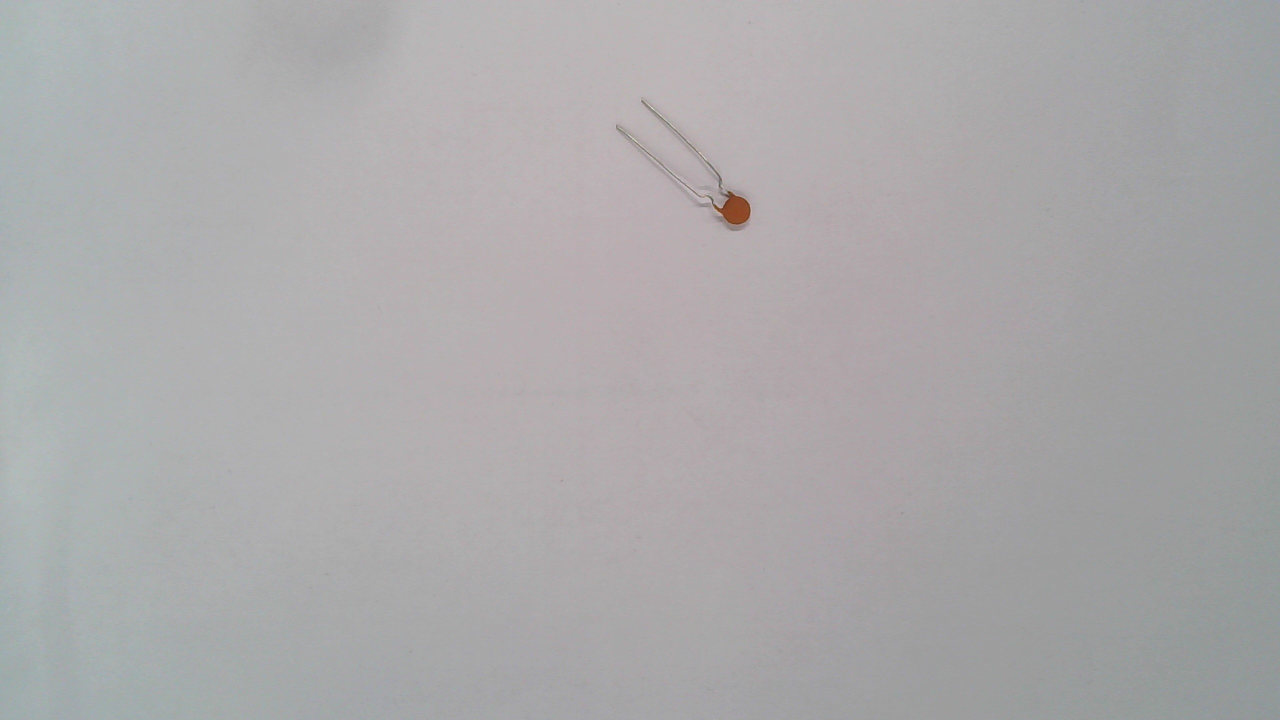
#> input picture датасет/Оранжевый/WIN_20251105_15_50_05_Pro.jpg, 2560 x 1440 px, found by its file name (shown at 1/2 size)
$ python centers.py
#> lines starting #> are read from the running program, lines starting #| are printed output that depends on the picture; after the words box and inside, x2 and y2 are one past the last pixel; in counts of white or black regions, pixels touching at a corner belong together
import cv2
import numpy as np
import os


def process_image(image_path, output_folder):
#> called with image_path = 'датасет/0/WIN_20251105_15_50_05_Pro.jpg', output_folder = 'output_parts'
    img = cv2.imread(image_path)
#> img is the input picture: shape (1440, 2560, 3); mean B, G, R 170.8, 169.5, 171
    if img is None:
        return

    lab = cv2.cvtColor(img, cv2.COLOR_BGR2LAB)
#> lab: shape (1440, 2560, 3); mean of channels 0, 1, 2 177.6, 128.8, 127.6
    l_channel, a_channel, b_channel = cv2.split(lab)
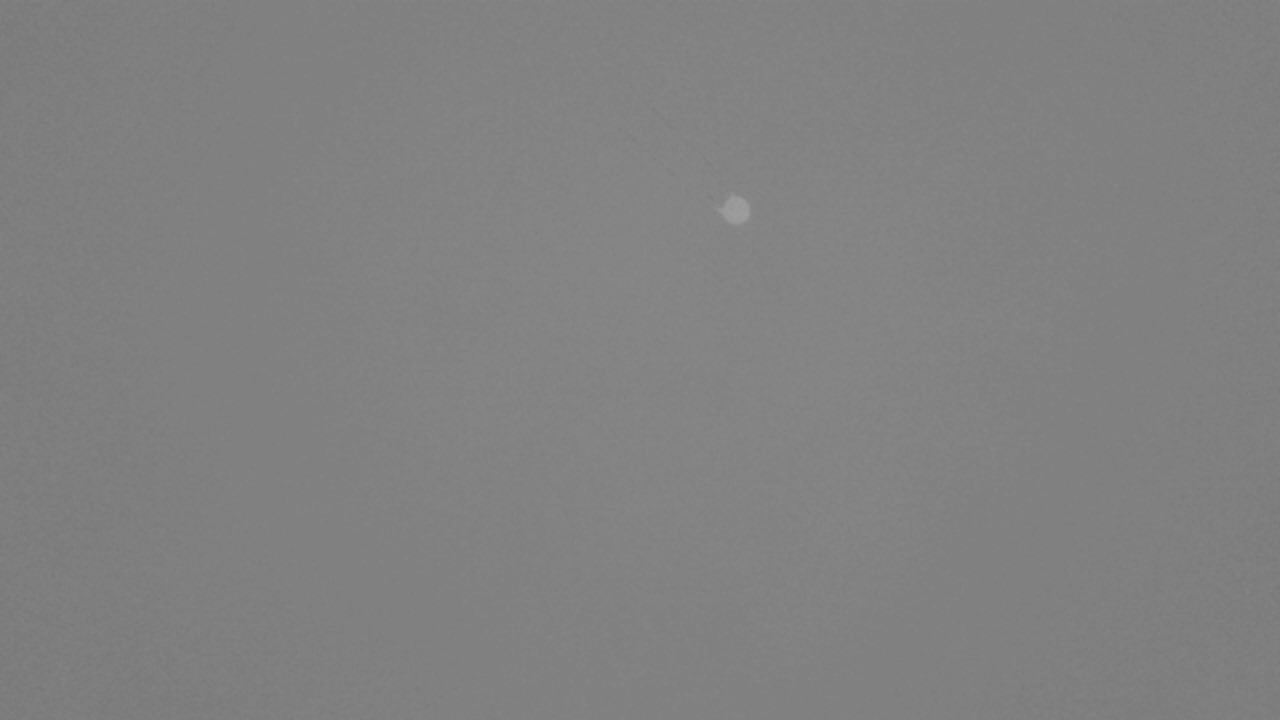
#> a_channel: shape (1440, 2560) (shown at 1/2 size); min 119, max 159, mean 128.8

    mean_a = np.mean(a_channel)
#> mean_a = 128.8
    mean_b = np.mean(b_channel)
#> mean_b = 127.6

    color_distance = np.sqrt((a_channel - mean_a) ** 2 + (b_channel - mean_b) ** 2)
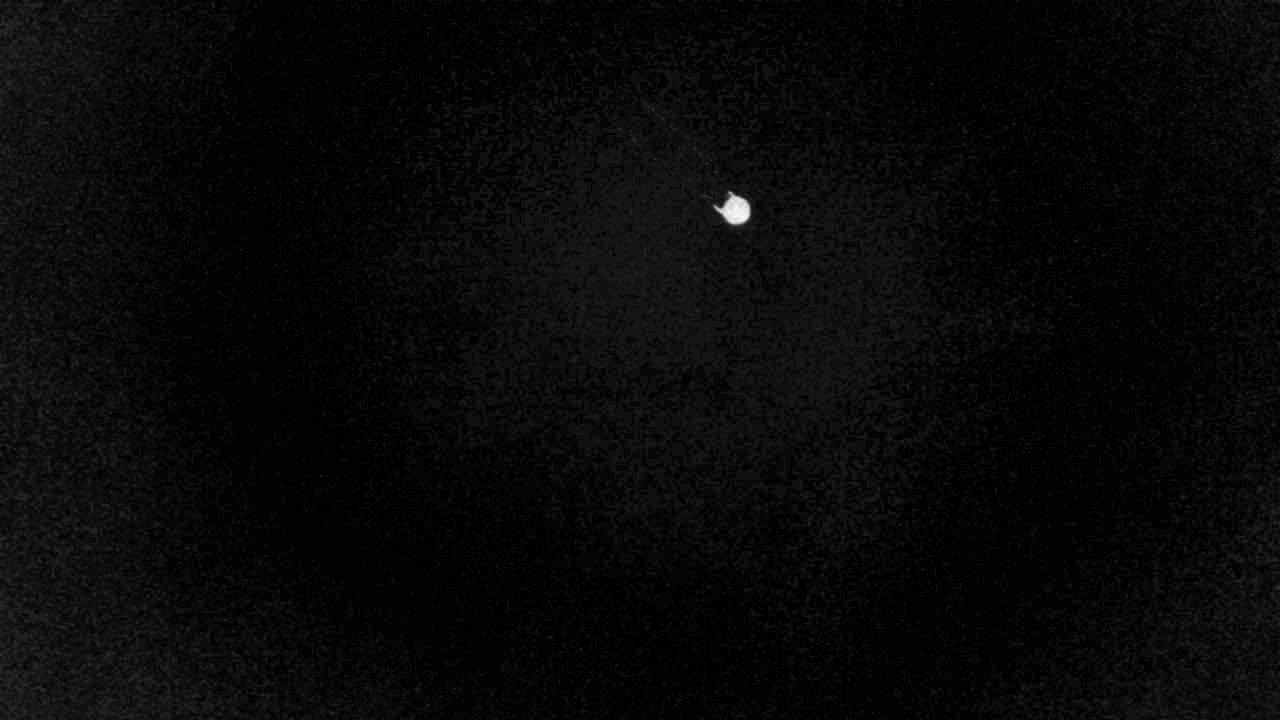
#> color_distance: shape (1440, 2560) float64 (shown at 1/2 size); min 0.432, max 44.47, mean 1.9; drawn with min black and max white

    _, mask = cv2.threshold(color_distance.astype(np.uint8), 15, 255, cv2.THRESH_BINARY)
#> mask: shape (1440, 2560); 0.08% white; 1 white region, box (x1, y1, x2, y2) and area: (1428, 383, 1501, 450) 2868

    kernel = np.ones((3, 3), np.uint8)
    mask = cv2.morphologyEx(mask, cv2.MORPH_OPEN, kernel)
#> mask: shape (1440, 2560); 0.08% white; 1 white region
    mask = cv2.morphologyEx(mask, cv2.MORPH_CLOSE, kernel)

    contours, _ = cv2.findContours(mask, cv2.RETR_EXTERNAL, cv2.CHAIN_APPROX_SIMPLE)
#> contours = 1 contour; box (x1, y1, x2, y2) and area: (1428, 383, 1501, 450) 2763

    min_contour_area = 50
    filtered_contours = [cnt for cnt in contours if cv2.contourArea(cnt) > min_contour_area]
#> filtered_contours has the same summary as contours

    os.makedirs(output_folder, exist_ok=True)

    for i, cnt in enumerate(filtered_contours):
        M = cv2.moments(cnt)
        if M['m00'] == 0:
            continue

        cx = int(M['m10'] / M['m00'])
        cy = int(M['m01'] / M['m00'])

        x1 = max(cx - 70, 0)
        y1 = max(cy - 70, 0)
        x2 = min(cx + 70, img.shape[1])
        y2 = min(cy + 70, img.shape[0])

        cropped = img[y1:y2, x1:x2]

        if cropped.size == 0:
            continue

        cropped = cv2.resize(cropped, (70, 70))
        resized = cv2.resize(cropped, (40, 40), interpolation=cv2.INTER_AREA)

        cv2.imwrite(f'{output_folder}/part_{i:03d}.png', resized)
#> this loop made 1 pass
#> (cx, cy, x1, y1, x2, y2) on pass 1: (1470, 419, 1400, 349, 1540, 489)
#> pass 1, in process_image, `cropped = img[y1:y2, x1:x2]`:
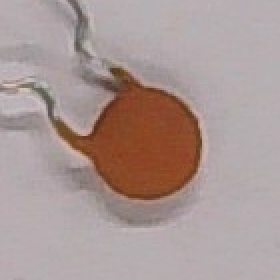
#> cropped: shape (140, 140, 3) (shown 2 times larger); mean B, G, R 149.4, 152.1, 169.7
#> pass 1, in process_image, `resized = cv2.resize(cropped, (40, 40), interpolation=cv2.INTER_AREA)`:
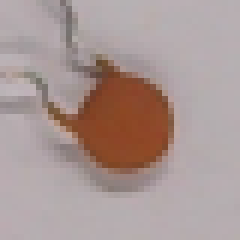
#> resized: shape (40, 40, 3) (shown 6 times larger); mean B, G, R 149.5, 152.3, 169.8

if __name__ == "__main__":
    process_image("датасет/0/WIN_20251105_15_50_05_Pro.jpg", "output_parts")
